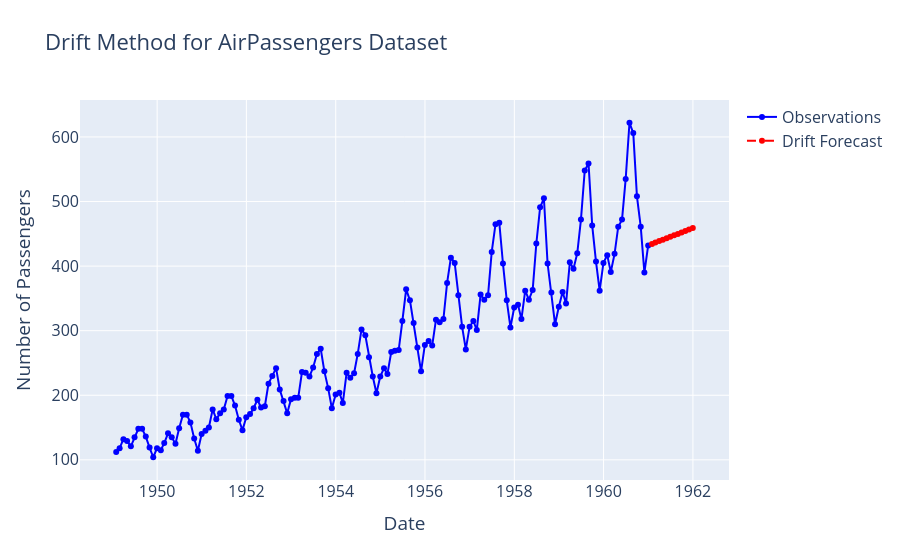

Source (notebook cell):
### Markdown cell above
### Drift Method

### Code cell
#----------------------------------------------------
# Set-up the forecasting model and fit it to the data
#----------------------------------------------------
forecast_horizon = 12

# Compute drift
y_T = df_PAX.value.iloc[-1]  # Last observed value
y_1 = df_PAX.value.iloc[0]   # First observed value
T = len(df_PAX.value)        # Number of observations

drift = y_T + (y_T - y_1) / (T - 1) * np.arange(1, forecast_horizon + 1)

forecast_index = pd.date_range(start=df_PAX.index[-1] + pd.offsets.MonthBegin(1), 
                               periods=forecast_horizon, 
                               freq='ME')

# Create a forecast series
drift_forecast = pd.Series(drift, index=forecast_index)

#-----------------------------------------------
# Plot the forecast along with the original data
#-----------------------------------------------
fig = go.Figure()

# Add historical data
fig.add_trace(go.Scatter(x=df_PAX.index, y=df_PAX["value"],
                         mode="lines+markers", name="Observations", line=dict(color='blue')))

# Add forecast data
fig.add_trace(go.Scatter(x=drift_forecast.index, y=drift_forecast,
                         mode="lines+markers", name="Drift Forecast", line=dict(color='red', dash="dash")))

# Update layout
fig.update_layout(
    title="Drift Method for AirPassengers Dataset",
    xaxis_title="Date",
    yaxis_title="Number of Passengers",
    font=dict(size=16),
    showlegend=True
)

fig.show()

### Figure 1 — Plotly figure (JSON) as saved in the notebook; plotly's stock layout.template omitted (floating-point values rounded to 4 significant figures; data arrays with more than 128 entries replaced by an {"elided": "..."} marker saying what was removed)
{"data": [{"line": {"color": "blue"}, "mode": "lines+markers", "name": "Observations", "type": "scatter", "x": {"elided": "144 str values"}, "y": {"elided": "144 int values"}}, {"line": {"color": "red", "dash": "dash"}, "mode": "lines+markers", "name": "Drift Forecast", "type": "scatter", "x": ["1961-01-31T00:00:00.000000000", "1961-02-28T00:00:00.000000000", "1961-03-31T00:00:00.000000000", "1961-04-30T00:00:00.000000000", "1961-05-31T00:00:00.000000000", "1961-06-30T00:00:00.000000000", "1961-07-31T00:00:00.000000000", "1961-08-31T00:00:00.000000000", "1961-09-30T00:00:00.000000000", "1961-10-31T00:00:00.000000000", "1961-11-30T00:00:00.000000000", "1961-12-31T00:00:00.000000000"], "y": [434.2, 436.5, 438.7, 441.0, 443.2, 445.4, 447.7, 449.9, 452.1, 454.4, 456.6, 458.9]}], "layout": {"font": {"size": 16}, "showlegend": true, "title": {"text": "Drift Method for AirPassengers Dataset"}, "xaxis": {"title": {"text": "Date"}}, "yaxis": {"title": {"text": "Number of Passengers"}}}}
